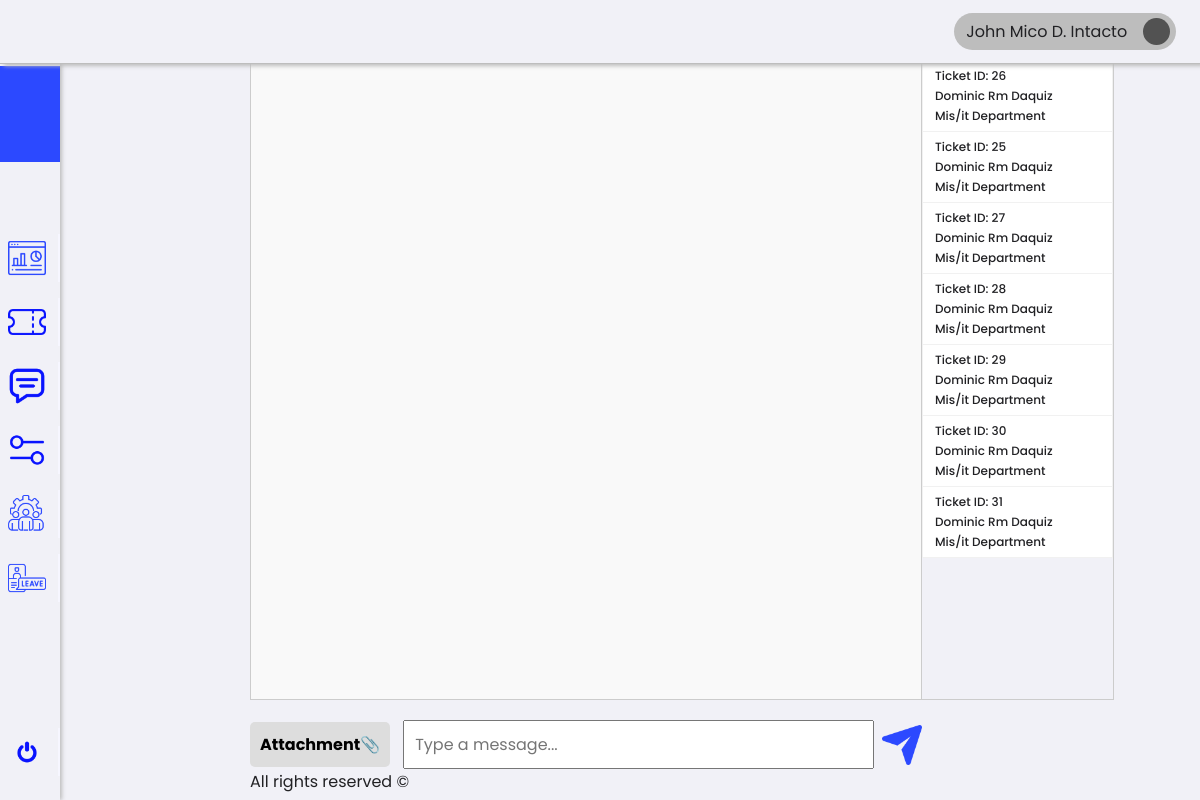
The page /1/hrAdmin/message.php (signed in) on the database as committed earlier.
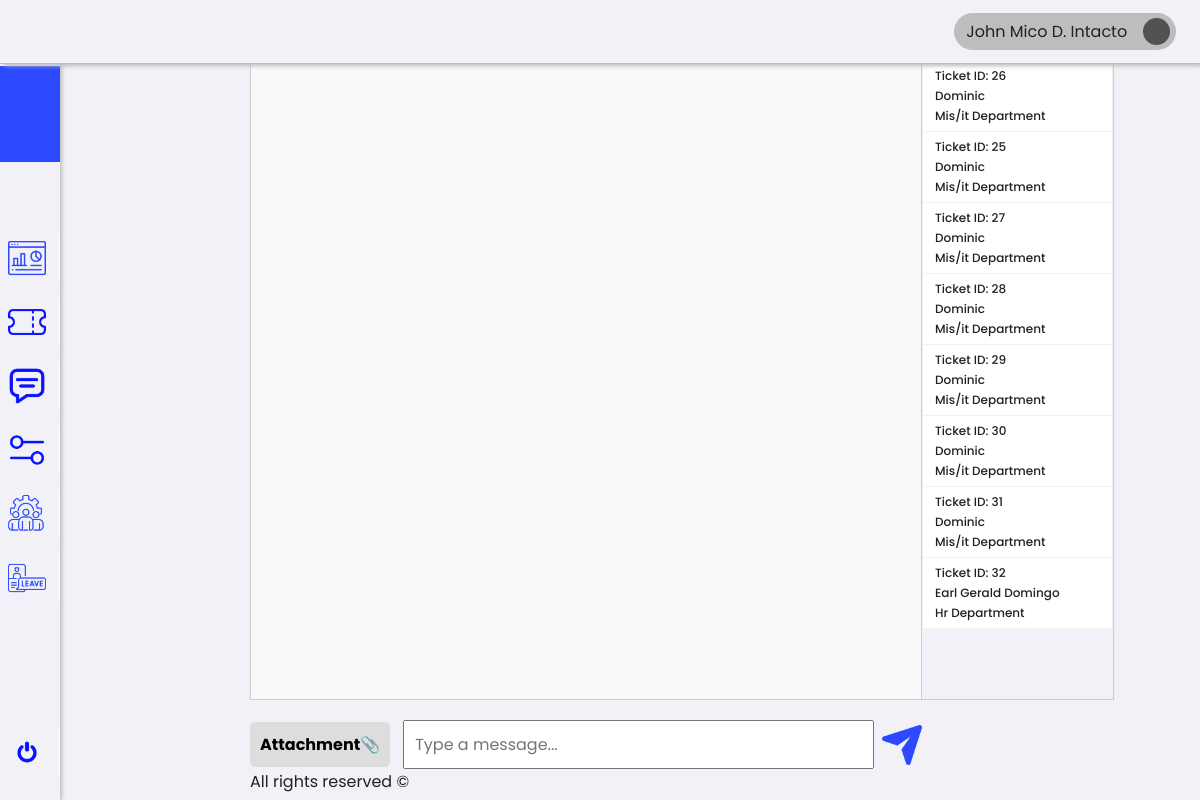
The same page on the database as committed later.
### tables this page shows
CREATE TABLE `tickets` (
  `id` int(11) NOT NULL,
  `employee_id` int(11) NOT NULL,
  `subject` varchar(255) NOT NULL,
  `description` text NOT NULL,
  `status` enum('Open','In Progress','Resolved','Closed') DEFAULT 'Open',
  `priority` enum('Low','Medium','High') DEFAULT 'Low',
  `category_id` int(11) NOT NULL,
  `assigned_to` int(11) DEFAULT NULL,
  `created_at` timestamp NOT NULL DEFAULT current_timestamp(),
  `start_at` timestamp NULL DEFAULT NULL,
  `updated_at` timestamp NULL DEFAULT NULL,
  `leave_type_id` int(11) DEFAULT NULL,
  `leave_request_id` int(11) DEFAULT NULL
);

CREATE TABLE `users` (
  `id` int(11) NOT NULL,
  `name` varchar(255) NOT NULL,
  `email` varchar(255) NOT NULL,
  `password` varchar(255) NOT NULL,
  `role` enum('Employee','HR','HR HEAD','Admin') NOT NULL,
  `department` varchar(255) DEFAULT NULL,
  `status` enum('Active','Inactive') NOT NULL,
  `created_at` timestamp NOT NULL DEFAULT current_timestamp()
);

### 1/hrAdmin/message.php (the view, shortened to what this page needs)
<!DOCTYPE html>
<html lang="en">
<head>
    <link rel="stylesheet" href="../../assets/css/framework.css">
    <link rel="stylesheet" href="../../assets/css/message.css">
</head>
<body>
    <div class="container">
    <div class="sideNav">
            <div class="sideNavLogo img-cover"></div>
            <div class="navBtn">
                <div class="navBtnIcon img-contain" style="background-image: url(../../assets/images/icons/dashboard.png);"></div>
            </div>
            <div class="navBtn">
                <div class="navBtnIcon img-contain" style="background-image: url(../../assets/images/icons/ticket.png);"></div>
            </div>
            <div class="navBtn">
                <div class="navBtnIcon img-contain" style="background-image: url(../../assets/images/icons/chat.png);"></div>
            </div>
            <div class="navBtn">
                <div class="navBtnIcon img-contain" style="background-image: url(../../assets/images/icons/settings.png);"></div>
            </div>
            <div class="navBtn">
                <div class="navBtnIcon img-contain" style="background-image: url(../../assets/images/icons/management.png);"></div>
            </div>
            <div class="navBtn">
                <div class="navBtnIcon img-contain" style="background-image: url(../../assets/images/icons/leave.png);"></div>
            </div>
            <div class="navBtn">
                <div class="navBtnIcon img-contain" style="background-image: url(../../assets/images/icons/switch.png);"></div>
            </div>
        </div>
        <div class="content">
            <div class="topNav">
                <div class="account">
                    <div class="accountName">John Doe</div>
                    <div class="accountIcon img-contain"></div>
                </div>
            </div>
            <div class="main-convo">
                <div class="container-convo">
                    <div class="chatbox-container">
                        <div class="chat-container" id="chatbox">
                        </div>
                        <div class="input-area">
                            <div class="attach" id="attach">Attachment📎</div>
                            <input type="text" id="message" placeholder="Type a message...">
                            <button id="sendmesageBtn" aria-label="Send Message" style="width: 40px; height: 40px; border: none; background-color: transparent; padding: 0;">
                                <img src="../../assets/images/icons/send.png" style="width: 100%; height: 100%; object-fit: contain;">
                            </button>
                        </div>
                    </div>
                    <div class="cards-container">
                        <?php
                        require_once '../../0/includes/db.php';
                        try {
                            $stmt = $pdo->prepare("
            SELECT
                t.id,
                t.subject,
                u2.department, -- Fetch the department from the user who created the ticket
                t.description,
                t.priority,
                t.status,
                t.created_at,
                COALESCE(u1.name, 'Unassigned') AS assigned_name, -- Assigned to
                u2.name AS employee_name -- Employee who created the ticket
            FROM tickets t
            LEFT JOIN users u1 ON t.assigned_to = u1.id -- Join to get the assigned user's name
            LEFT JOIN users u2 ON t.employee_id = u2.id -- Join to get the employee's name and department
            ORDER BY t.updated_at DESC; -- Sort by newest update
        ");
                            $stmt->execute();
                            $tickets = $stmt->fetchAll(PDO::FETCH_ASSOC);
                            if ($tickets) {
                                foreach ($tickets as $index => $ticket) {
                                    echo '<div class="card card-' . (($index % 4) + 1) . '"
                      data-ticket-id="' . htmlspecialchars($ticket['id']) . '">';
                                    echo '<h1>Ticket ID: ' . htmlspecialchars($ticket['id']) . '</h1>';
                                    echo '<h1>' . ucwords(strtolower(htmlspecialchars($ticket['employee_name'] ?? 'N/A'))) . '</h1>';
                                    echo '<h1>' . ucwords(strtolower(htmlspecialchars($ticket['department'] ?? 'N/A'))) . '</h1>';
                                    echo '</div>';
                                }
                            } else {
                                echo '<p>No tickets found.</p>';
                            }
                        } catch (PDOException $e) {
                            echo 'Error fetching tickets: ' . $e->getMessage();
                        }
                        ?>
                    </div>
                    <br><br>
                    <div class="footer" style="text-align: center;">
                        <p>All rights reserved ©</p>
                    </div>
                </div>
            </div>
        </div>
</body>
</html>

Rows that differ between the two databases and show on the page:
changed through a linked row, tickets id 26: employee.name "Dominic Rm Daquiz" → "Dominic"
changed through a linked row, tickets id 25: employee.name "Dominic Rm Daquiz" → "Dominic"
changed through a linked row, tickets id 27: employee.name "Dominic Rm Daquiz" → "Dominic"
changed through a linked row, tickets id 28: employee.name "Dominic Rm Daquiz" → "Dominic"
changed through a linked row, tickets id 29: employee.name "Dominic Rm Daquiz" → "Dominic"
changed through a linked row, tickets id 30: employee.name "Dominic Rm Daquiz" → "Dominic"
changed tickets id 31: employee.name "Dominic Rm Daquiz" → "Dominic"
added tickets: id "32", employee.name "Earl Gerald Domingo", employee.department "Hr Department"
